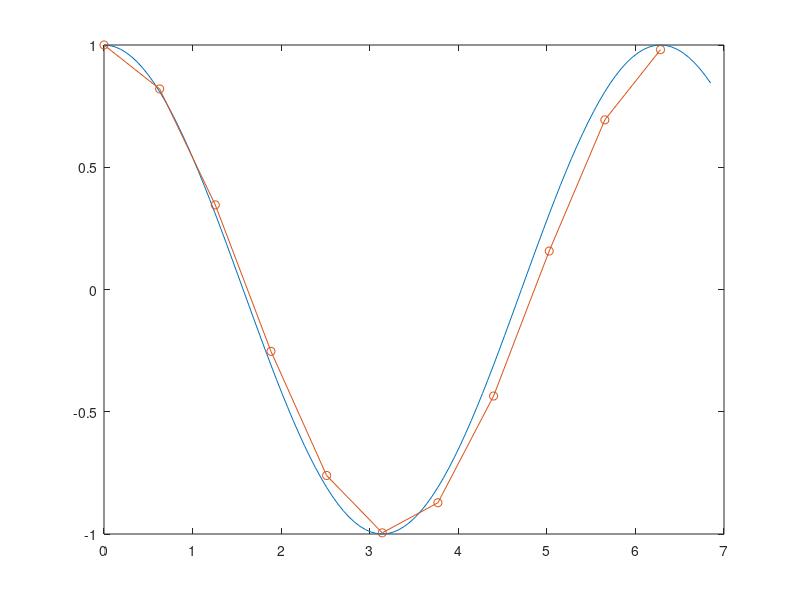
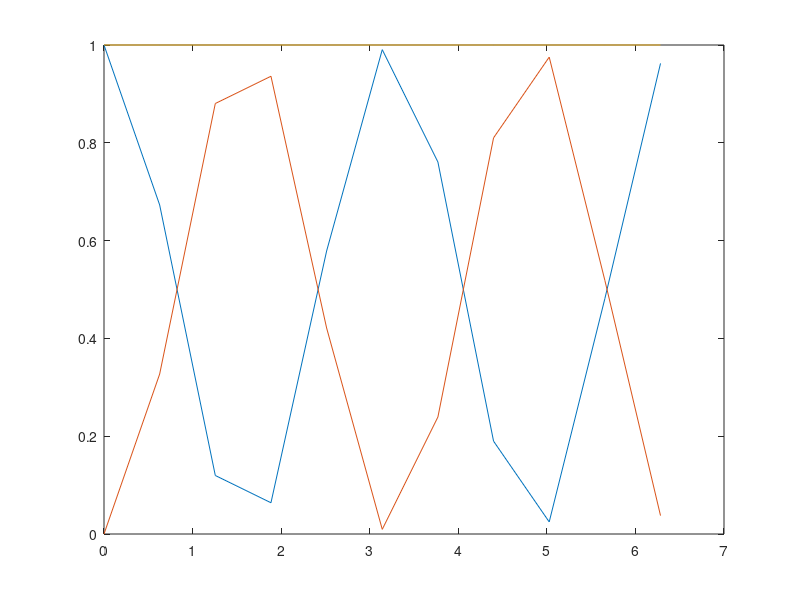

Reproduce these figures in MATLAB, in order.
alpha =1.;
x = 1.;
v = 0.;

Nstep = 10;
period = 2*pi*alpha;

dt = period/(Nstep)
N=Nstep*1+1;
ti= zeros(1,N);
for(i=1:N)
  ti(i) = (i-1)*dt;
endfor
tie= zeros(1,N*10);
for(i=1:N*10)
  tie(i) = (i-1)*dt/10.;
endfor
xi = zeros(1,N);
vi = zeros(1,N);
xiee = cos(alpha*tie);
viee = -alpha*sin(alpha*tie);
xie = cos(alpha*ti);
vie = -alpha*sin(alpha*ti);
Ee =  alpha*xie.*xie+vie.*vie;

% pred corr fi 12
fi = 1
x = 1.;
v = 0.;
xi(1)  = x;
vi(1)  = v;
for(i=2:N)
  xp = x + dt *v;
  fx = -alpha*x;
  fxp = -alpha*xp;
  vp = v +dt*fx + dt*0.5*(fxp-fx);
  printf("pred %d \n", vp) 
  cond = true;
  while(cond)
    xpp = xp;
    xp = x +dt*v+dt*0.5*(vp-v);
    vpp = vp;
    fxp = -alpha*xp;
    vp = v +dt*fx+dt*0.5*(fxp-fx);
    printf("corr x %d %d \n", xp, abs( xpp-xp))
    printf("corr  v %d %d \n", vp, abs( vpp-vp))
    cond = abs( xpp-xp) > 1.e-6; 
  end
  x = xp;
  v = vp;
  xi(i) = x;
  vi(i)  = v; 
 %pause(-1) 
endfor
E =  alpha*xi.*xi+vi.*vi;

figure(fi)
plot(tie,xiee,ti,xi,"-o")
hold off
figure(fi+1)
plot(ti, alpha*(xi.*xi), ti, vi.*vi , ti , E)
hold off
printf("pred corr, figures %d, %d \n", fi, fi+1)
printf("error x: %d, error v: %d , errorE: %d \n", abs(xie(N)-xi(N)), abs(vie(N)-vi(N)), E(N)-Ee(N) )